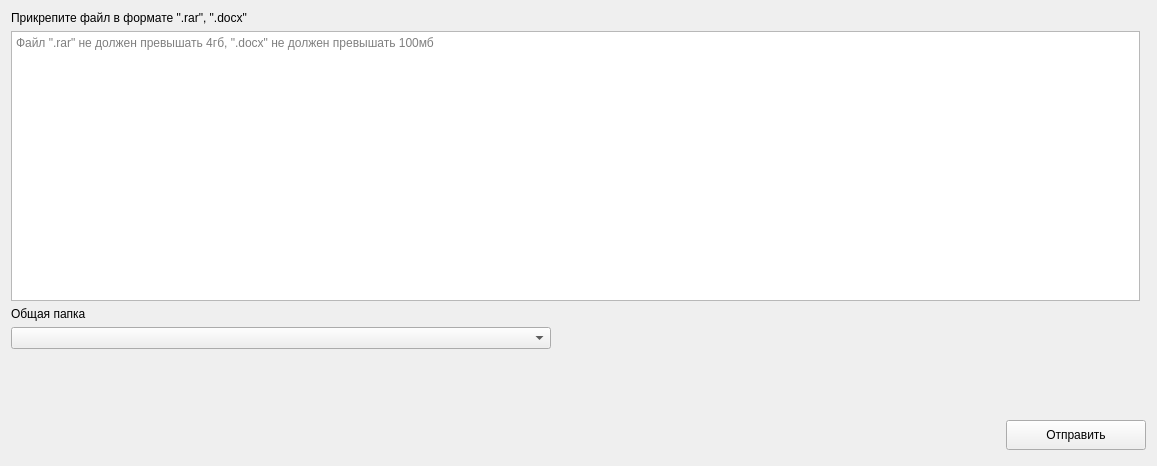
          <widget class="QWidget" name="pageFileSharing">
           <layout class="QGridLayout" name="gridLayout_50">
            <item row="0" column="0">
             <layout class="QVBoxLayout" name="verticalLayout_27">
              <property name="spacing">
               <number>6</number>
              </property>
              <item>
               <widget class="QLabel" name="label_89">
                <property name="sizePolicy">
                 <sizepolicy hsizetype="Preferred" vsizetype="Preferred">
                  <horstretch>0</horstretch>
                  <verstretch>0</verstretch>
                 </sizepolicy>
                </property>
                <property name="text">
                 <string>Прикрепите файл в формате &quot;.rar&quot;, &quot;.docx&quot;</string>
                </property>
               </widget>
              </item>
              <item>
               <widget class="QTextEdit" name="fileAdd">
                <property name="sizePolicy">
                 <sizepolicy hsizetype="Expanding" vsizetype="Preferred">
                  <horstretch>0</horstretch>
                  <verstretch>0</verstretch>
                 </sizepolicy>
                </property>
                <property name="minimumSize">
                 <size>
                  <width>900</width>
                  <height>270</height>
                 </size>
                </property>
                <property name="maximumSize">
                 <size>
                  <width>16777215</width>
                  <height>270</height>
                 </size>
                </property>
                <property name="readOnly">
                 <bool>true</bool>
                </property>
                <property name="placeholderText">
                 <string>Файл &quot;.rar&quot; не должен превышать 4гб, &quot;.docx&quot; не должен превышать 100мб</string>
                </property>
               </widget>
              </item>
              <item>
               <widget class="QLabel" name="label_90">
                <property name="sizePolicy">
                 <sizepolicy hsizetype="Preferred" vsizetype="Preferred">
                  <horstretch>0</horstretch>
                  <verstretch>0</verstretch>
                 </sizepolicy>
                </property>
                <property name="text">
                 <string>Общая папка</string>
                </property>
               </widget>
              </item>
              <item>
               <widget class="QComboBox" name="recipientFile">
                <property name="sizePolicy">
                 <sizepolicy hsizetype="Preferred" vsizetype="Preferred">
                  <horstretch>0</horstretch>
                  <verstretch>0</verstretch>
                 </sizepolicy>
                </property>
                <property name="minimumSize">
                 <size>
                  <width>540</width>
                  <height>0</height>
                 </size>
                </property>
                <property name="maximumSize">
                 <size>
                  <width>540</width>
                  <height>25</height>
                 </size>
                </property>
               </widget>
              </item>
             </layout>
            </item>
            <item row="1" column="0">
             <spacer name="verticalSpacer_29">
              <property name="orientation">
               <enum>Qt::Vertical</enum>
              </property>
              <property name="sizeType">
               <enum>QSizePolicy::Expanding</enum>
              </property>
              <property name="sizeHint" stdset="0">
               <size>
                <width>20</width>
                <height>60</height>
               </size>
              </property>
             </spacer>
            </item>
            <item row="2" column="0" colspan="2">
             <widget class="QWidget" name="widget_30" native="true">
              <property name="sizePolicy">
               <sizepolicy hsizetype="Expanding" vsizetype="Expanding">
                <horstretch>0</horstretch>
                <verstretch>0</verstretch>
               </sizepolicy>
              </property>
              <property name="minimumSize">
               <size>
                <width>0</width>
                <height>40</height>
               </size>
              </property>
              <property name="maximumSize">
               <size>
                <width>16777215</width>
                <height>40</height>
               </size>
              </property>
              <layout class="QGridLayout" name="gridLayout_48">
               <property name="leftMargin">
                <number>0</number>
               </property>
               <property name="topMargin">
                <number>0</number>
               </property>
               <property name="rightMargin">
                <number>0</number>
               </property>
               <property name="bottomMargin">
                <number>0</number>
               </property>
               <property name="spacing">
                <number>0</number>
               </property>
               <item row="0" column="0">
                <spacer name="horizontalSpacer_48">
                 <property name="orientation">
                  <enum>Qt::Horizontal</enum>
                 </property>
                 <property name="sizeType">
                  <enum>QSizePolicy::Expanding</enum>
                 </property>
                 <property name="sizeHint" stdset="0">
                  <size>
                   <width>995</width>
                   <height>20</height>
                  </size>
                 </property>
                </spacer>
               </item>
               <item row="0" column="1">
                <widget class="QPushButton" name="sendFile">
                 <property name="minimumSize">
                  <size>
                   <width>140</width>
                   <height>30</height>
                  </size>
                 </property>
                 <property name="maximumSize">
                  <size>
                   <width>140</width>
                   <height>30</height>
                  </size>
                 </property>
                 <property name="text">
                  <string>Отправить</string>
                 </property>
                 <property name="icon">
                  <iconset resource="resource.qrc">
                   <normaloff>:/icon/icon/free-icon-send-9351602.png</normaloff>:/icon/icon/free-icon-send-9351602.png</iconset>
                 </property>
                 <property name="iconSize">
                  <size>
                   <width>20</width>
                   <height>20</height>
                  </size>
                 </property>
                </widget>
               </item>
              </layout>
             </widget>
            </item>
           </layout>
          </widget>
